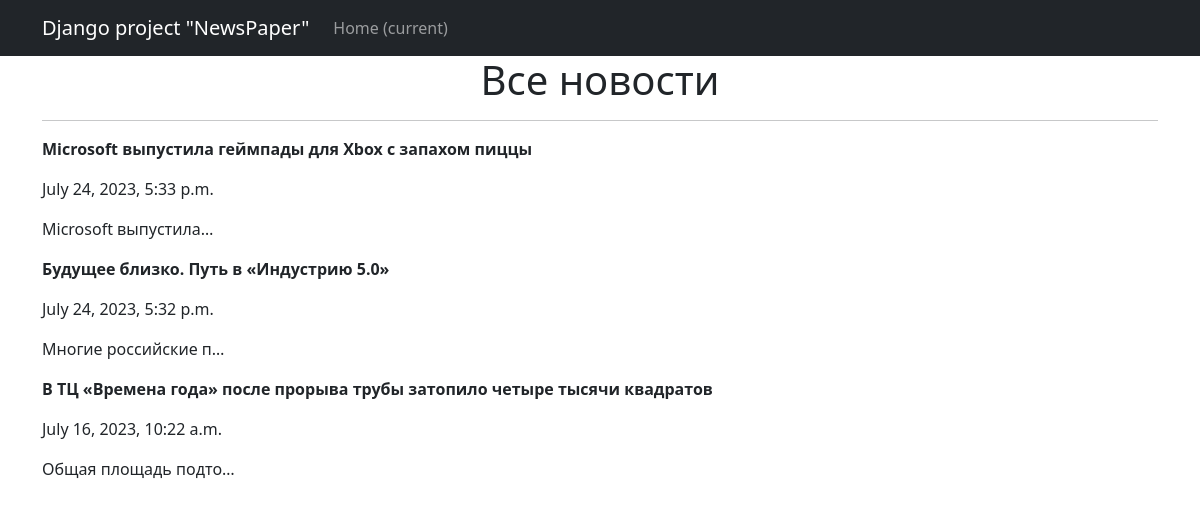
Page /news/ on the committed database.
### news/models.py (models this page shows, shortened)
class Post(models.Model):
    ARTICLES = 'AT'
    NEWS = 'NW'
    post_type_list = [
        (ARTICLES, 'Статья'),
        (NEWS, 'Новость'),
    ]
    author = models.ForeignKey(Author, on_delete=models.CASCADE)
    post_type = models.CharField(max_length = 2, choices = post_type_list, default = NEWS)
    create_time = models.DateTimeField(auto_now_add = True)
    post_title = models.CharField(max_length=80)
    post_text = models.TextField(default='место для вашей рекламы')
    rating = models.IntegerField(default=0)
    categories = models.ManyToManyField(Category, through='PostCategory')

### news/views.py (the view)
# urls.py: path('', ListNews.as_view()),
class ListNews(ListView):
    model = Post
    ordering = 'post_title'
    template_name = 'news_test.html'
    context_object_name = 'news_list'
    queryset = Post.objects.filter(post_type='NW').order_by('-id')

### templates/news_test.html (shortened to what this page needs)
{% extends 'flatpages/default.html' %}
{% block content %}
   <h1>Все новости</h1>
   <hr>
   {% if news_list %}
    {% for post in news_list %}
            <p align="left">
                <strong>
                    {{ post.post_title }}
                </strong>
            </p>
            <p align="left">
                {{ post.create_time }}
            </p>
            <p align="left">
                {{ post.post_text|truncatechars:20 }}
            </p>
    {% endfor %}
{% else %}
    <h2>Новостей нет!</h2>
{% endif %}
{% endblock content %}

### templates/flatpages/default.html (shortened to what this page needs)
<!DOCTYPE html>
<html lang="en">
    <head>
        {% load static %}
        <link href="{% static 'css/styles.css' %}" rel="stylesheet" />
    </head>
    <body>
        <nav class="navbar navbar-expand-lg navbar-dark bg-dark static-top">
            <div class="container">
                <a class="navbar-brand" href="#">Django project "NewsPaper"</a>
                <div class="collapse navbar-collapse" id="navbarResponsive">
                    <ul class="navbar-nav ml-auto">
                        <li class="nav-item active">
                            <a class="nav-link" href="#">Home
                                <span class="sr-only">(current)</span>
                            </a>
                        </li>
                    </ul>
                </div>
            </div>
        </nav>
        <div class="container">
            <div class="row">
                <div class="col-lg-12 text-center">
                    {% block content %}{% endblock content %}
                </div>
            </div>
        </div>
    </body>
</html>

### rows in the picture
Post: post_title "Microsoft выпустила геймпады для Xbox с запахом пиццы", create_time "July 24, 2023, 5:33 p.m.", post_text "Microsoft выпустила…"
Post: post_title "Будущее близко. Путь в «Индустрию 5.0»", create_time "July 24, 2023, 5:32 p.m.", post_text "Многие российские п…"
Post: post_title "В ТЦ «Времена года» после прорыва трубы затопило четыре тысячи квадратов", create_time "July 16, 2023, 10:22 a.m.", post_text "Общая площадь подто…"
